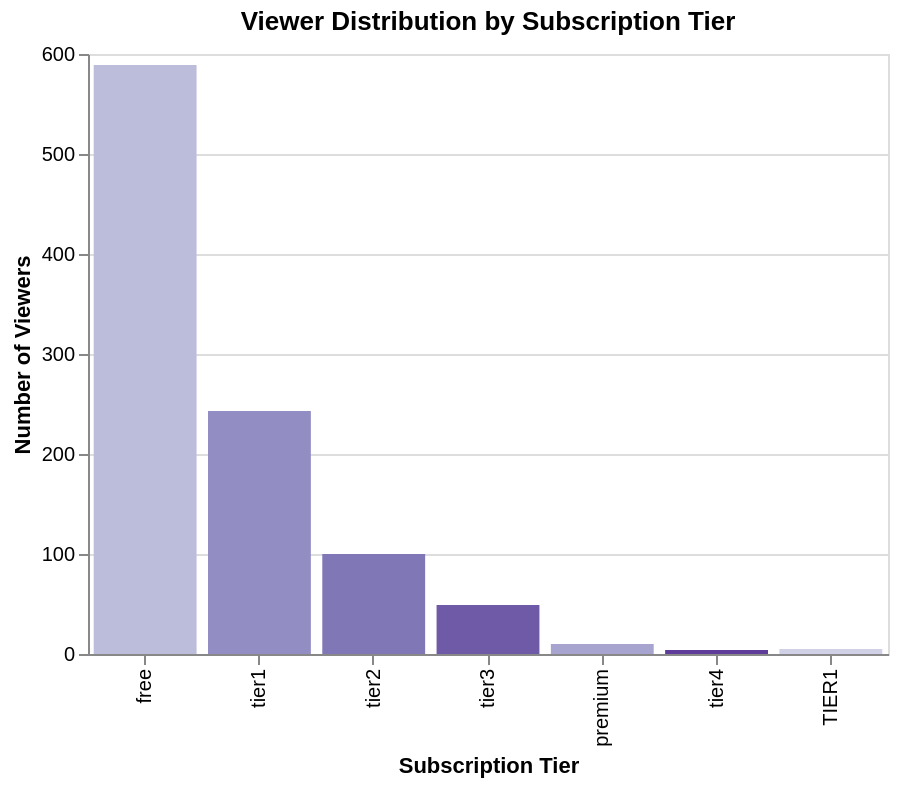

Notebook cell for this chart:
### Markdown cell above
#### Viewer Count by Subscription Tier

Used altair methods `x=alt.x()` for this instead of keywords & tooltips
- https://altair-viz.github.io/user_guide/encodings/index.html

### Code cell
alt.Chart(viewers_df_resolved).mark_bar(color="purple").encode(
    x=alt.X(
        "subscription_tier:N",
        title="Subscription Tier",
        sort=["free", "tier1", "tier2", "tier3"],
        ),
    y=alt.Y("count():Q", title="Number of Viewers"),
    color=alt.Color(
        "subscription_tier:N", scale=alt.Scale(scheme="purples"), legend=None
    ),
    tooltip=["subscription_tier", "count()"],
).properties(title="Viewer Distribution by Subscription Tier", width=400, height=300)

### Figure 1 — Vega-Lite specification as saved in the notebook (floating-point values rounded to 4 significant figures; data arrays with more than 128 entries replaced by an {"elided": "..."} marker saying what was removed)
{"config": {"view": {"continuousWidth": 300, "continuousHeight": 300}}, "data": {"name": "data-cf69a8fa0df4f8aef07db707bf3c0995"}, "mark": {"type": "bar", "color": "purple"}, "encoding": {"color": {"field": "subscription_tier", "legend": null, "scale": {"scheme": "purples"}, "type": "nominal"}, "tooltip": [{"field": "subscription_tier", "type": "nominal"}, {"aggregate": "count", "type": "quantitative"}], "x": {"field": "subscription_tier", "sort": ["free", "tier1", "tier2", "tier3"], "title": "Subscription Tier", "type": "nominal"}, "y": {"aggregate": "count", "title": "Number of Viewers", "type": "quantitative"}}, "height": 300, "title": "Viewer Distribution by Subscription Tier", "width": 400, "$schema": "https://vega.github.io/schema/vega-lite/v6.4.1.json", "datasets": {"data-cf69a8fa0df4f8aef07db707bf3c0995": {"elided": "1000 records"}}}
